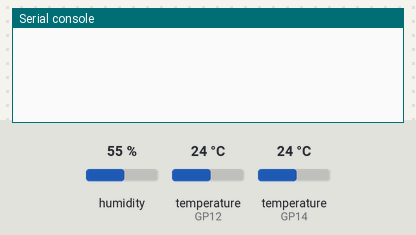
A program run on a simulated Raspberry Pi Pico running MicroPython. Shown: the last lines printed to the serial console. Inputs (shaded band) come from the test bench; at power-on: temperature (sensors on GP12, GP14) 24 °C, humidity 55 %.

Above: at 1.2 s.
1.3 s: temperature (sensor on GP12) set to 12 °C
At 2.5 s:
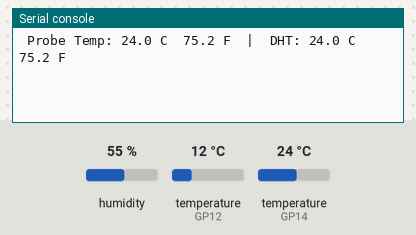
6.6 s: temperature (sensor on GP14) set to 12 °C
At 8.9 s:
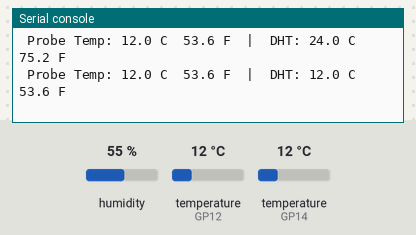
9.0 s: temperature (sensor on GP12) set to 19 °C
11.4 s: temperature (sensor on GP14) set to 19 °C
At 13.1 s:
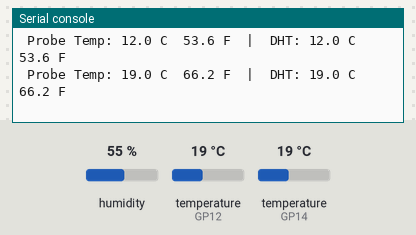
Timing chart, 0 to 14.6 s (numbered marks = the images above; inputs shaded):
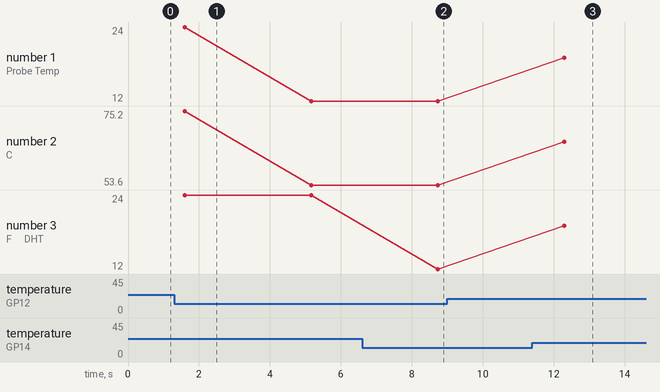

Measured:
- after the input at 6.6 s, the serial console: prints a new line after 2.1 s (image 2)
- after the input at 11.4 s, the serial console: prints a new line after 0.90 s (image 3)

The program:

one_wire_test.py
```python
from machine import Pin
import onewire
import time
import ds18x20
from dht import DHT22

air_dht = DHT22(Pin(14))

ow = onewire.OneWire(Pin(12))
ds = ds18x20.DS18X20(ow)
roms = ds.scan()

def read_dht():
    air_dht.measure()
    air_temp = air_dht.temperature()
    #print(f'DHT  {air_temp} C')
    return air_temp

def c2f(deg_c):
    temp_imperial = (int(deg_c) * (9/5)) + 32
    return temp_imperial

def probe_read():
    ds.convert_temp()
    time.sleep_ms(750)
    for rom in roms:
       probe_temp = ds.read_temp(rom)

    return probe_temp

while True:
    probe_tempC = probe_read()
    probe_tempF = c2f(probe_read())
    dht_tempC = read_dht()
    dht_tempF = c2f(read_dht())

    print(f' Probe Temp: {probe_tempC} C  {probe_tempF} F  |  DHT: {dht_tempC} C  {dht_tempF} F')
    time.sleep(2)
```
